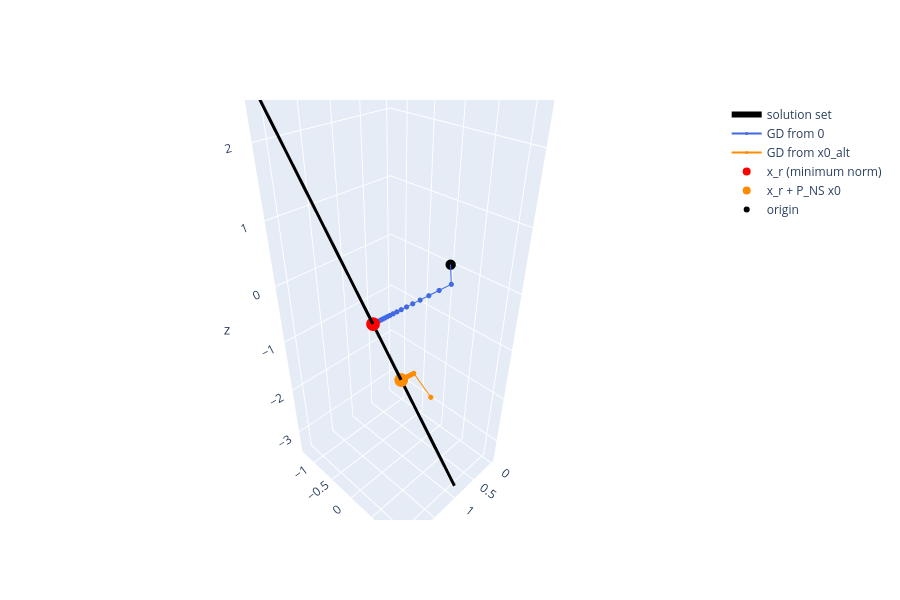

This figure's notebook cell:
### Code cell
sol_line = x_r[:, None] + np.outer(x_ns, np.linspace(-0.6, 0.6, 2))
fig = go.Figure([
    line3d(sol_line, "black", "solution set", width=6),
    go.Scatter3d(x=X_zero[:40, 0], y=X_zero[:40, 1], z=X_zero[:40, 2], mode="lines+markers", name="GD from 0",
                 line=dict(color="royalblue"), marker=dict(size=3)),
    go.Scatter3d(x=X_alt[:40, 0], y=X_alt[:40, 1], z=X_alt[:40, 2], mode="lines+markers", name="GD from x0_alt",
                 line=dict(color="darkorange"), marker=dict(size=3)),
    point3d(x_r, "red", "x_r (minimum norm)", 8),
    point3d(x_lim_pred, "darkorange", "x_r + P_NS x0", 8),
    point3d(np.zeros(3), "black", "origin"),
])
fig.update_layout(scene=dict(aspectmode="data"), height=600)
fig.show()

fig, (ax1, ax2) = plt.subplots(1, 2, figsize=(14, 4.5))
for X, col, lab, target in [(X_zero, "royalblue", "from 0", x_r), (X_alt, "darkorange", "from x0_alt", x_lim_pred)]:
    ax1.semilogy(np.linalg.norm(X - target, axis=1) + 1e-17, color=col, label=lab)
    ax2.plot(X @ n_unit, color=col, label=lab)
ax1.set_xlabel("iteration"); ax1.set_ylabel("distance to its limit"); ax1.legend(); ax1.grid(alpha=0.3)
ax2.set_xlabel("iteration"); ax2.set_ylabel("null-space component  nᵀx_k"); ax2.legend(); ax2.grid(alpha=0.3)
plt.show()

### Figure 1 — Plotly figure (JSON) as saved in the notebook; plotly's stock layout.template omitted (floating-point values rounded to 4 significant figures)
{"data": [{"line": {"color": "black", "width": 6}, "mode": "lines", "name": "solution set", "type": "scatter3d", "x": [0.9333, 2.133], "y": [1.133, -1.267], "z": [-3.333, 2.667]}, {"line": {"color": "royalblue"}, "marker": {"size": 3}, "mode": "lines+markers", "name": "GD from 0", "type": "scatter3d", "x": [0.0, 0.5061, 0.6672, 0.803, 0.9176, 1.014, 1.096, 1.164, 1.222, 1.271, 1.312, 1.347, 1.376, 1.401, 1.421, 1.439, 1.454, 1.466, 1.477, 1.486, 1.493, 1.499, 1.505, 1.509, 1.513, 1.516, 1.519, 1.521, 1.523, 1.525, 1.526, 1.527, 1.528, 1.529, 1.53, 1.53, 1.531, 1.531, 1.531, 1.532], "y": [0.0, 0.4338, 0.3553, 0.2891, 0.2333, 0.1863, 0.1466, 0.1132, 0.08497, 0.06119, 0.04114, 0.02423, 0.009977, -0.002043, -0.01218, -0.02072, -0.02793, -0.034, -0.03913, -0.04344, -0.04709, -0.05016, -0.05275, -0.05493, -0.05677, -0.05832, -0.05963, -0.06073, -0.06166, -0.06245, -0.06311, -0.06367, -0.06414, -0.06453, -0.06487, -0.06515, -0.06539, -0.06559, -0.06576, -0.0659], "z": [0.0, 0.0723, 0.008688, -0.04495, -0.09018, -0.1283, -0.1605, -0.1876, -0.2104, -0.2297, -0.246, -0.2597, -0.2712, -0.281, -0.2892, -0.2961, -0.3019, -0.3069, -0.311, -0.3145, -0.3175, -0.32, -0.3221, -0.3238, -0.3253, -0.3266, -0.3276, -0.3285, -0.3293, -0.3299, -0.3305, -0.3309, -0.3313, -0.3316, -0.3319, -0.3321, -0.3323, -0.3325, -0.3326, -0.3327]}, {"line": {"color": "darkorange"}, "marker": {"size": 3}, "mode": "lines+markers", "name": "GD from x0_alt", "type": "scatter3d", "x": [1.5, 1.175, 1.202, 1.225, 1.245, 1.261, 1.275, 1.287, 1.297, 1.305, 1.312, 1.318, 1.323, 1.327, 1.331, 1.334, 1.336, 1.339, 1.34, 1.342, 1.343, 1.344, 1.345, 1.346, 1.347, 1.347, 1.348, 1.348, 1.348, 1.349, 1.349, 1.349, 1.349, 1.349, 1.349, 1.349, 1.35, 1.35, 1.35, 1.35], "y": [1.0, 0.3854, 0.372, 0.3607, 0.3512, 0.3432, 0.3364, 0.3307, 0.3259, 0.3218, 0.3184, 0.3155, 0.3131, 0.311, 0.3093, 0.3078, 0.3066, 0.3056, 0.3047, 0.304, 0.3033, 0.3028, 0.3024, 0.302, 0.3017, 0.3014, 0.3012, 0.301, 0.3009, 0.3007, 0.3006, 0.3005, 0.3004, 0.3004, 0.3003, 0.3003, 0.3002, 0.3002, 0.3002, 0.3001], "z": [-1.0, -1.181, -1.192, -1.201, -1.208, -1.215, -1.22, -1.225, -1.229, -1.232, -1.235, -1.237, -1.239, -1.241, -1.242, -1.244, -1.245, -1.245, -1.246, -1.247, -1.247, -1.248, -1.248, -1.248, -1.249, -1.249, -1.249, -1.249, -1.249, -1.249, -1.25, -1.25, -1.25, -1.25, -1.25, -1.25, -1.25, -1.25, -1.25, -1.25]}, {"marker": {"color": "red", "size": 8}, "mode": "markers", "name": "x_r (minimum norm)", "type": "scatter3d", "x": [1.533], "y": [-0.06667], "z": [-0.3333]}, {"marker": {"color": "darkorange", "size": 8}, "mode": "markers", "name": "x_r + P_NS x0", "type": "scatter3d", "x": [1.35], "y": [0.3], "z": [-1.25]}, {"marker": {"color": "black", "size": 6}, "mode": "markers", "name": "origin", "type": "scatter3d", "x": [0], "y": [0], "z": [0]}], "layout": {"height": 600, "scene": {"aspectmode": "data"}}}
